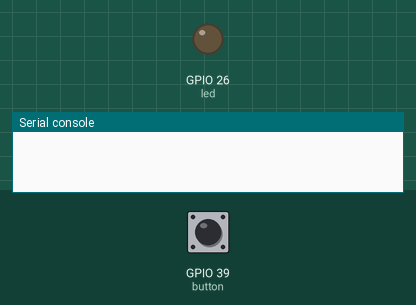
This program was run on a simulated ESP32 board running MicroPython. On the bench: output pins drawn as LEDs (lit = HIGH), the last lines printed to the serial console. The test bench sets the inputs (shaded band); at power-on: GPIO 39 (button) HIGH.

Above: at 1.2 s.
1.3 s: GPIO 39 (button) pulled LOW for 0.15 s
At 2.3 s:
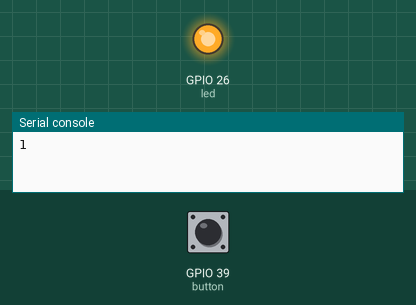
2.9 s: GPIO 39 (button) pulled LOW for 1 s
At 3.5 s:
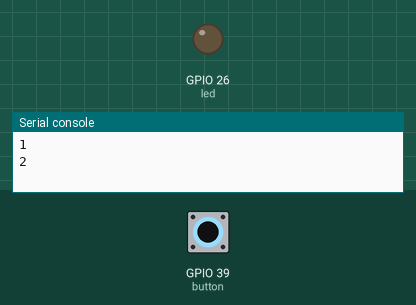
5.4 s: GPIO 39 (button) pulled LOW for 3.2 s
At 6.6 s:
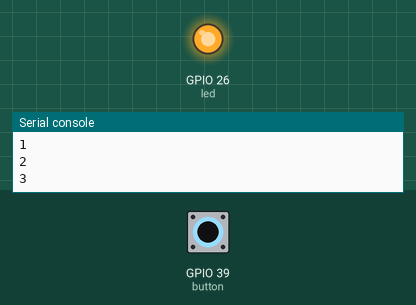
Timing chart, 0 to 8.4 s (numbered marks = the images above; inputs shaded):
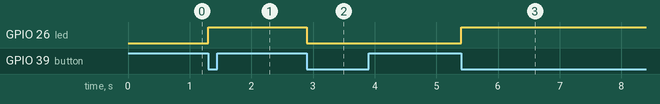

The program:

atom-outputs-uart.py
```python
######################################################################
#  A micropython program for the M5 ATOM that outputs a uart message
#  everytime the button is pressed.
######################################################################

import utime
import machine
from machine import Pin
from machine import UART

# Mapping
#  Yellow G26 -> tx
#  White G32 -> rx

# Button g39
button = Pin(39, Pin.IN)
led = Pin(26, Pin.OUT)

button_presses = 0 # the count of times the button has been pressed
last_time = 0 # the last time we pressed the button

# This function gets called every time the button is pressed.  The parameter "pin" is not used.
def button_pressed_handler(pin):
    global button_presses, last_time
    new_time = utime.ticks_ms()
    # if it has been more that 1/5 of a second since the last event, we have a new event
    if (new_time - last_time) > 200:
        button_presses +=1
        last_time = new_time

# now we register the handler function when the button is pressed
button.irq(trigger=machine.Pin.IRQ_FALLING, handler = button_pressed_handler)

# This is for only printing when a new button press count value happens
old_presses = 0
while True:
    # only print on change in the button_presses value
    if button_presses != old_presses:
        print(button_presses)
        led.value(1-led.value())
        old_presses = button_presses
```

Measured:
- after the input at 1.3 s, GPIO 26 (led): LOW → HIGH at once
- after the input at 2.9 s, GPIO 26 (led): HIGH → LOW at once
- after the input at 5.4 s, GPIO 26 (led): LOW → HIGH at once
